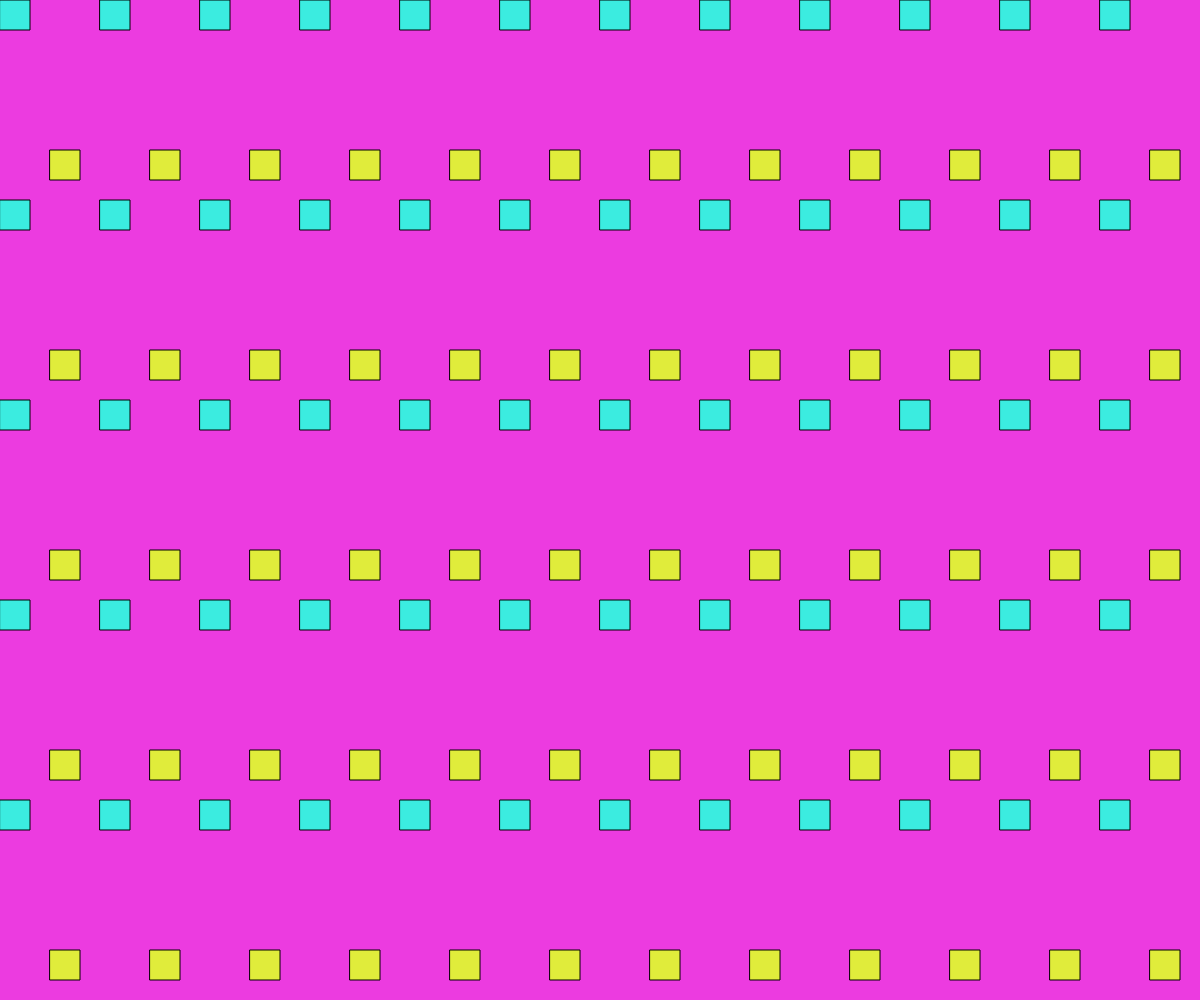
Frame 1 (no input)
Frame 60 (no input): identical to frame 1, image omitted
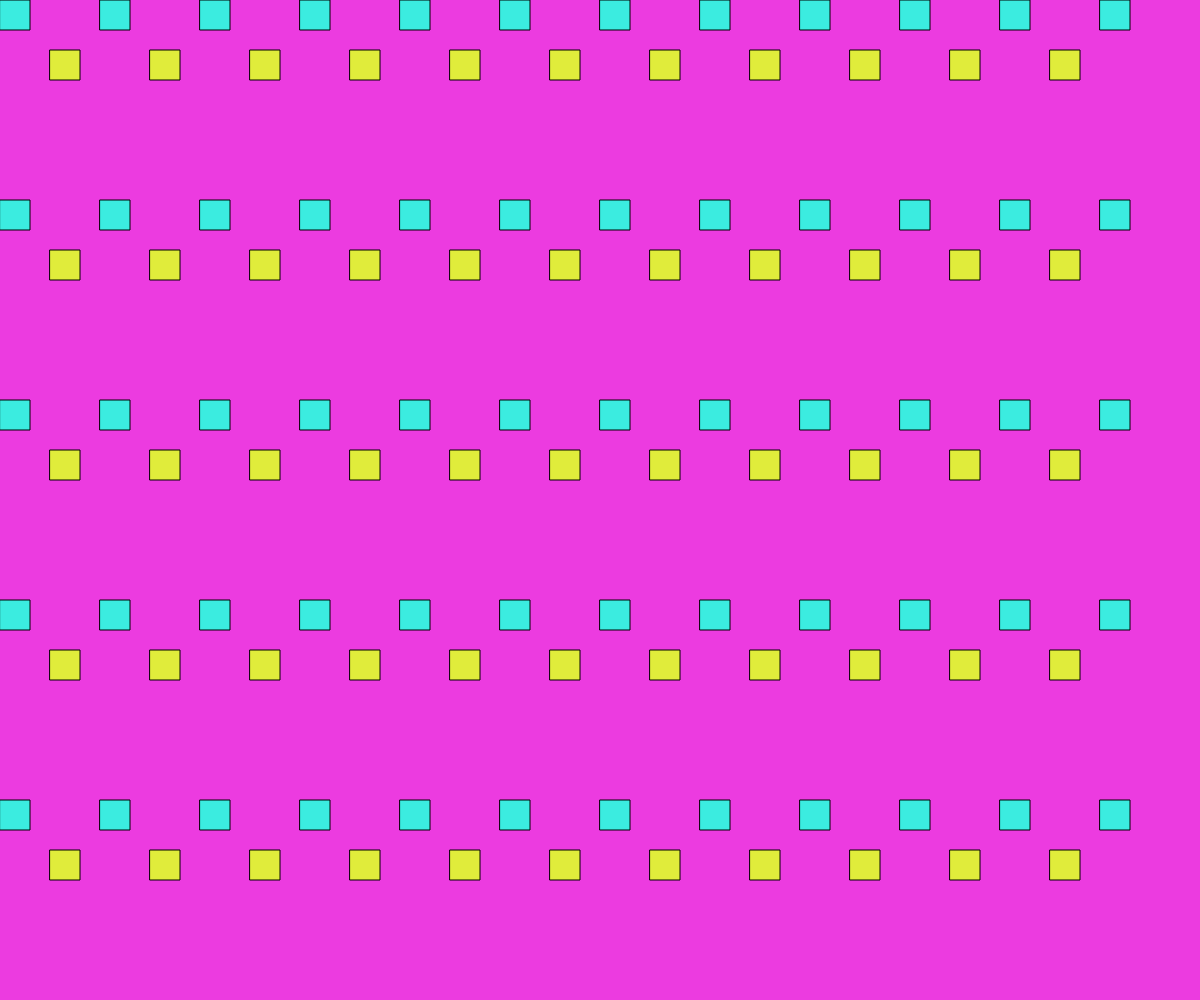
Frame 120 (the mouse pressed at the canvas centre since frame 60)

The p5.js sketch that drew these frames (run headless with seeded random() and noise() and a simulated clock; from frame 60 on, the mouse is pressed at the canvas centre):

// p5.js sketch
// ── sketch.js
var counting = 0;

function setup() {

createCanvas(windowWidth, windowHeight);


}

function draw() {
	background(236, 59, 224); 
	//noStroke();
	

	var scaling = 50;
	var twoPiX = mouseX * TWO_PI/windowWidth;
	var twoPiY = mouseY * TWO_PI/windowHeight;
	// when working with grids - we need SCALING (multiply) and RANGE (shifting)
	for (var i = 0; i < windowWidth; i+= 100) {
		//console.log("i =" + i);
		
		for (var j = 0; j < windowHeight; j+= 100){
			if (counting%2 == 1) {
				fill(224, 236, 59);
				rect(i+cos(twoPiX)*scaling, j+cos(twoPiY)*scaling, 30, 30);
			} else {
				fill(59, 236, 224);
				rect(i+sin(twoPiX)*scaling, j+sin(twoPiY)*scaling, 30, 30);
			}
			counting = counting + 1;
		}
	}

}
